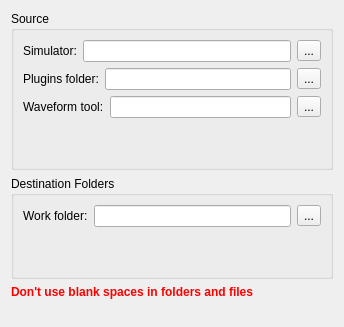
<?xml version="1.0" encoding="UTF-8"?>
<ui version="4.0">
 <class>FoldersConfigurationPage</class>
 <widget class="QWidget" name="FoldersConfigurationPage">
  <property name="geometry">
   <rect>
    <x>0</x>
    <y>0</y>
    <width>344</width>
    <height>327</height>
   </rect>
  </property>
  <property name="windowTitle">
   <string>Form</string>
  </property>
  <property name="locale">
   <locale language="English" country="UnitedStates"/>
  </property>
  <layout class="QVBoxLayout" name="verticalLayout_4" stretch="0,0,0,1">
   <item>
    <widget class="QGroupBox" name="groupBox">
     <property name="title">
      <string>Source</string>
     </property>
     <layout class="QVBoxLayout" name="verticalLayout_3" stretch="0,0,0,1">
      <item>
       <layout class="QHBoxLayout" name="horizontalLayout">
        <item>
         <widget class="QLabel" name="label">
          <property name="text">
           <string>Simulator:</string>
          </property>
         </widget>
        </item>
        <item>
         <widget class="QLineEdit" name="inSimulator">
          <property name="clearButtonEnabled">
           <bool>true</bool>
          </property>
         </widget>
        </item>
        <item>
         <widget class="QToolButton" name="toolSimulatorSelect">
          <property name="text">
           <string>...</string>
          </property>
         </widget>
        </item>
       </layout>
      </item>
      <item>
       <layout class="QHBoxLayout" name="pluginsLayout">
        <item>
         <widget class="QLabel" name="label_3">
          <property name="text">
           <string>Plugins folder:</string>
          </property>
         </widget>
        </item>
        <item>
         <widget class="QLineEdit" name="inPlugins">
          <property name="clearButtonEnabled">
           <bool>true</bool>
          </property>
         </widget>
        </item>
        <item>
         <widget class="QToolButton" name="toolPluginsFolder">
          <property name="text">
           <string>...</string>
          </property>
         </widget>
        </item>
       </layout>
      </item>
      <item>
       <layout class="QHBoxLayout" name="waveformLayout">
        <item>
         <widget class="QLabel" name="label_4">
          <property name="text">
           <string>Waveform tool:</string>
          </property>
         </widget>
        </item>
        <item>
         <widget class="QLineEdit" name="lineEditWaveformTool">
          <property name="clearButtonEnabled">
           <bool>true</bool>
          </property>
         </widget>
        </item>
        <item>
         <widget class="QToolButton" name="toolWaveformToolSelect">
          <property name="text">
           <string>...</string>
          </property>
         </widget>
        </item>
       </layout>
      </item>
      <item>
       <spacer name="verticalSpacer">
        <property name="orientation">
         <enum>Qt::Vertical</enum>
        </property>
        <property name="sizeHint" stdset="0">
         <size>
          <width>20</width>
          <height>40</height>
         </size>
        </property>
       </spacer>
      </item>
     </layout>
    </widget>
   </item>
   <item>
    <widget class="QGroupBox" name="groupBox_2">
     <property name="title">
      <string>Destination Folders</string>
     </property>
     <layout class="QVBoxLayout" name="verticalLayout_2" stretch="0,1">
      <item>
       <layout class="QHBoxLayout" name="horizontalLayout_2">
        <item>
         <widget class="QLabel" name="label_2">
          <property name="text">
           <string>Work folder:</string>
          </property>
         </widget>
        </item>
        <item>
         <widget class="QLineEdit" name="lineEditWorkFolder">
          <property name="clearButtonEnabled">
           <bool>true</bool>
          </property>
         </widget>
        </item>
        <item>
         <widget class="QToolButton" name="toolButtonWorkFolder">
          <property name="text">
           <string>...</string>
          </property>
         </widget>
        </item>
       </layout>
      </item>
      <item>
       <spacer name="verticalSpacer_2">
        <property name="orientation">
         <enum>Qt::Vertical</enum>
        </property>
        <property name="sizeHint" stdset="0">
         <size>
          <width>20</width>
          <height>40</height>
         </size>
        </property>
       </spacer>
      </item>
     </layout>
    </widget>
   </item>
   <item>
    <widget class="QLabel" name="label_5">
     <property name="font">
      <font>
       <weight>75</weight>
       <bold>true</bold>
      </font>
     </property>
     <property name="text">
      <string>&lt;html&gt;&lt;head/&gt;&lt;body&gt;&lt;p&gt;&lt;span style=&quot; color:#ff0000;&quot;&gt;Don't use blank spaces in folders and files&lt;/span&gt;&lt;/p&gt;&lt;/body&gt;&lt;/html&gt;</string>
     </property>
    </widget>
   </item>
   <item>
    <spacer name="verticalSpacer_3">
     <property name="orientation">
      <enum>Qt::Vertical</enum>
     </property>
     <property name="sizeHint" stdset="0">
      <size>
       <width>20</width>
       <height>40</height>
      </size>
     </property>
    </spacer>
   </item>
  </layout>
 </widget>
 <resources/>
 <connections/>
</ui>
